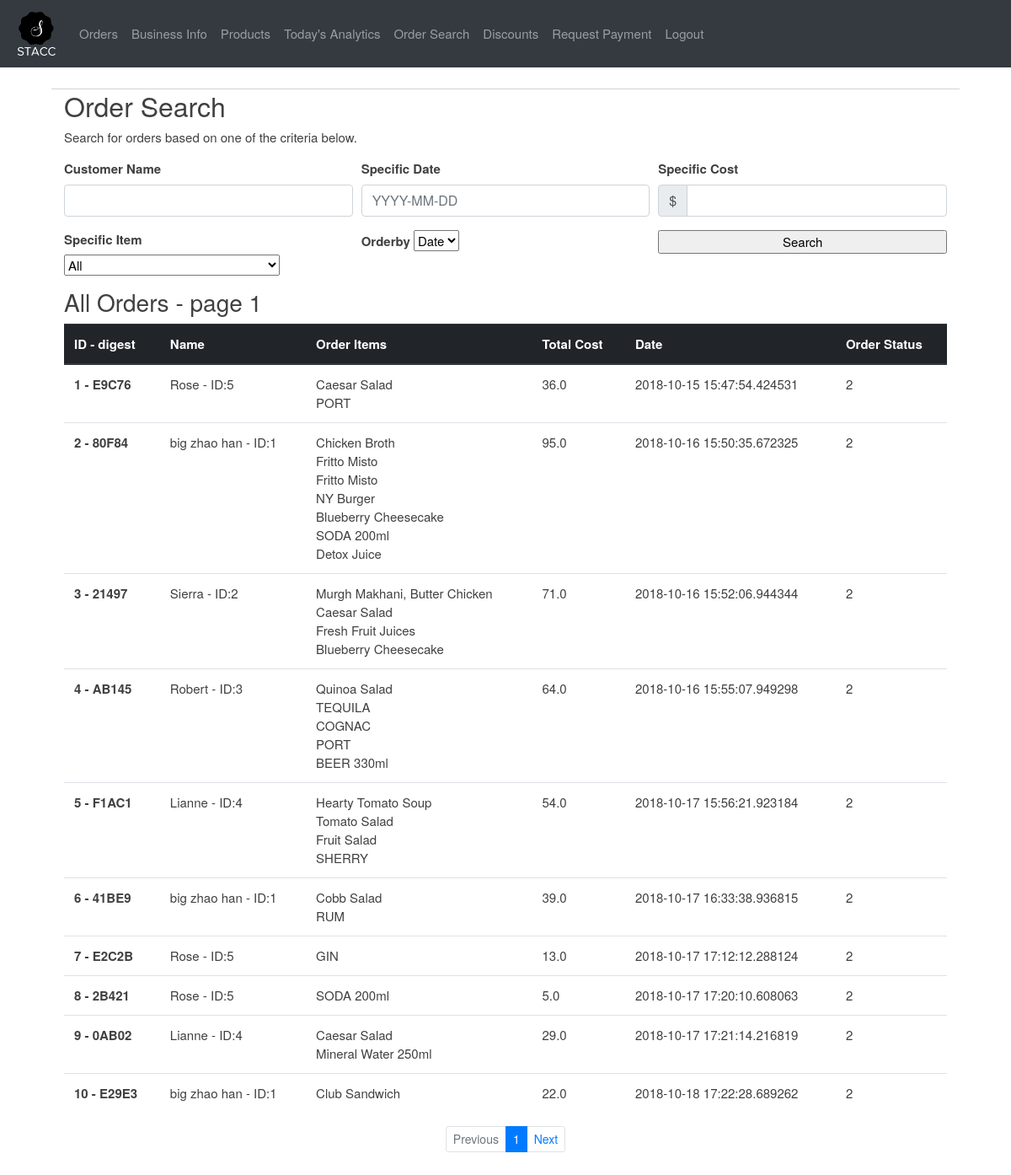
The page /business/order_search/ (signed in) on the database its author committed.
### flaskr/models.py (models this page shows, shortened)
class PaidOrder( db.Model ):
    id = db.Column( db.Integer, primary_key=True )
    user = db.Column( db.Integer, ForeignKey( 'users.id' ), nullable=False )
    business = db.Column( db.Integer, ForeignKey( 'owners.id' ), nullable=False )
    order_details = db.Column( db.String, nullable=False )
    total = db.Column( db.Float )
    time_estimate = db.Column( db.Integer )
    status = db.Column( db.Integer )
    time_created = db.Column( db.DateTime )
    time_accepted = db.Column( db.DateTime )
    rating = db.Column( db.Float )
    dist = db.Column( db.Float )
    comments = db.Column( db.String )
    digest = db.Column( db.String( length=5 ) )
    user_ = relationship( 'User' )
    business_ = relationship( 'Owner' )

class User( db.Model ):
    __tablename__ = 'users'
    id = db.Column( db.Integer, primary_key=True )
    name = db.Column( db.String( 50 ) )
    email = db.Column( db.String( 120 ), unique=True )
    password = db.Column( db.Text, nullable=False )
    isguest = db.Column( db.Boolean, default=False )

class Item( db.Model ):
    __tablename__ = 'items'
    id = db.Column( db.Integer, primary_key=True )
    owner = db.Column( db.Integer, ForeignKey( 'owners.id' ) )
    name = db.Column( db.String( 80 ), nullable=False, unique=True )
    desc = db.Column( db.String( 200 ) )
    price = db.Column( db.Float, nullable=False )
    time_estimate = db.Column( db.Integer )
    visibility = db.Column( db.Boolean, default=True )
    category = db.Column( db.Integer, ForeignKey( 'category.id' ) )

### flaskr/business.py (the view)
@bp.route('/order_search/', defaults={'page': 1})
@bp.route( '/order_search/<int:page>', methods=[ 'POST',"GET" ] )
@login_required
def order_search(page):
    per_page = 10
    error = None
    itmDict = {}
    prev = False
    next = False
    items = Item.query.filter_by( owner=g.owner.id ).all()
    if page == 0:
        next = True
        prev = False
    if request.method == 'POST':
        name = request.form[ 'name' ]
        desc = request.form[ 'desc' ]
        price = request.form[ 'price' ]
        time = request.form[ 'time' ]
        cat = request.form[ 'category' ]
    orders = PaidOrder.query.filter(PaidOrder.business == g.owner.id ).all()
    max_size = len(orders)
    orders = orders[ ((page-1)*per_page):((page-1)*per_page + per_page) ]
    for o in orders:
        for i_id in o.order_details.split( ',' ):
            if i_id not in itmDict:
                item = Item.query.filter_by( id=i_id ).one_or_none( )
                if item:
                    itmDict[ i_id ] = item
    return render_template( 'business/order_search.html', page=page, orders=orders, item_dict=itmDict, items=items, max_size=max_size, per_page=per_page)

### flaskr/business.py (called while the page is built)
@bp.before_app_request
def load_logged_in_user( ):
    owner_id = session.get( 'owner_id' )
    if owner_id is None:
        g.owner = None
    else:
        try:
            g.owner = Owner.query.filter_by( id=owner_id ).one( )
        except NoResultFound:
            g.owner = None
            session.clear( )

def login_required( view ):
    @functools.wraps( view )
    def wrapped_view( **kwargs ):
        print( g.owner )
        if g.owner is None:
            return redirect( url_for( 'business.login' ) )
        return view( **kwargs )
    return wrapped_view

### flaskr/user.py (called while the page is built)
@bp.before_app_request
def load_logged_in_user( ):
    user_id = session.get( 'user_id' )
    if user_id is None:
        g.user = None
    else:
        try:
            g.user = User.query.filter_by( id=user_id ).one( )
        except NoResultFound:
            g.user = None
            session.clear( )

### flaskr/templates/business/order_search.html (shortened to what this page needs)
{% extends 'base_business.html' %}
{% block content %}
<div class="container fluid">
  <h2>Order Search </h2>
  Search for orders based on one of the criteria below.
    <form method=post action="{{ url_for( 'business.order_search_results')}}" enctype=multipart/form-data >
      <div class="form-row">
        <div class="col">
          <label for="name">Customer Name</label>
          <input name="name" id="name" class="form-control">
        </div>
        <div class="col">
          <label for="date">Specific Date</label>
          <input name="date" id="date" class="form-control"  placeholder="YYYY-MM-DD">
        </div>
        <div class="col">
          <label for="cost">Specific Cost</label>
          <div class="input-group mb-2 mr-sm-2">
            <div class="input-group-prepend">
            <div class="input-group-text">$</div>
            </div>
            <input type="cost" name="cost" id="cost" class="form-control" >
          </div>
        </div>
      </div>
      <div class="form-row">
        <div class="col">
          <label for="item">Specific Item</label>
          <select  name="item" id="item">
            <option value="{{ All }}">All</option>
          </select>
        </div>
        <div class="col">
          <label for="orderby">Orderby</label>
          <select  name="orderby" id="orderby">
            <option value="date" selected>Date</option>
          </select>
        </div>
        <div class="col">
          <input type="submit" value="Search">
        </div>
      </div>
    </form>
  <h3>All Orders - page {{page}}</h3>
  <table class="table">
  <thead class="thead-dark">
    <tr>
      <th scope="col">ID - digest</th>
      <th scope="col">Name</th>
      <th scope="col">Order Items</th>
      <th scope="col">Total Cost</th>
      <th scope="col">Date</th>
      <th scope="col">Order Status</th>
    </tr>
  </thead>
  {% for ord in orders %}
  <tr>
      <th scope="row">{{ord.id}} - {{ord.digest}}</th>
      <td>{{ord.user_.name}} - ID:{{ord.user}}</td>
      <td>
      {% for i_id in ord.order_details.split( ',' ) %}
        {{ item_dict[i_id].name }} <br>
      {% endfor %}
      </td>
      <td>{{ord.total}}</td>
      <td>{{ord.time_created}}</td>
      <td>{{ord.status}}</td>
    </tr>
  {% endfor %}
  </table>
  <div class="col-sm-12">
  <nav aria-label="Page navigation example">
  <ul class="pagination  pagination-sm justify-content-center pg-dark">
    {% if page == 1%}
      <li class="page-item disabled"> <a class="page-link" href=" {{ url_for( 'business.order_search', page=page-1 ) }}" tabindex="-1">Previous</a> </li>
      <li class="page-item active"><a class="page-link" href="">{{page}}</a></li>
    {% else %}
      <li class="page-item"> <a class="page-link" href=" {{ url_for( 'business.order_search', page=page-1 ) }}" tabindex="-1">Previous</a> </li>
      <li class="page-item active"><a class="page-link" href="">{{page}}</a></li>
    {% endif %}
    {% if page*per_page >= max_size %}
      <li class="page-item disabled"> <a class="page-link" href=" {{ url_for( 'business.order_search', page=page+1 ) }} ">Next</a> </li>
    {% else %}
      <li class="page-item"> <a class="page-link" href=" {{ url_for( 'business.order_search', page=page+1 ) }}">Next</a> </li>
    {% endif %}
  </ul>
  </nav>
  </div>
</div>
</div>
{% endblock %}

### flaskr/static/style.css (style rules this page uses)
body { margin: 0 auto; }
a { color: #377ba8; }
nav { align-items: center; padding: 0 0.5rem; min-height: 80px; }
nav ul { list-style: none; margin: 0; padding: 0; }
nav ul li a, nav ul li span, header .action { display: block; padding: 0.5rem; }
.content form { margin: 1em 0; display: flex; flex-direction: column; }
.content label { font-weight: bold; margin-bottom: 0.5em; }
.content input, .content textarea { margin-bottom: 1em; }
input[type=submit] { align-self: flex-start; min-width: 5em; }

### flaskr/static/home.css (style rules this page uses)
body { color: #404040; font: 400 15px/22px 'Source Sans Pro', 'Helvetica Neue', Sans-serif; margin: 0; padding: 0; -webkit-font-smoothing: antialiased; }
* { -webkit-box-sizing: border-box; -moz-box-sizing: border-box; box-sizing: border-box; }
a { color: #404040; text-decoration: none; }
input[type=submit] { width: 100%; }

### rows shown on the page
PaidOrder: id "1", digest "E9C76", user_.name "Rose", user "5", total "36.0", time_created "2018-10-15 15:47:54.424531", status "2"
Item: name "Caesar Salad" "Caesar Salad" "Caesar Salad"
Item: name "PORT" "PORT"
PaidOrder: id "2", digest "80F84", user_.name "big zhao han", user "1", total "95.0", time_created "2018-10-16 15:50:35.672325", status "2"
Item: name "Chicken Broth"
Item: name "Fritto Misto" "Fritto Misto"
Item: name "NY Burger"
Item: name "Blueberry Cheesecake" "Blueberry Cheesecake"
Item: name "SODA 200ml"
Item: name "Detox Juice"
PaidOrder: id "3", digest "21497", user_.name "Sierra", user "2", total "71.0", time_created "2018-10-16 15:52:06.944344", status "2"
Item: name "Murgh Makhani, Butter Chicken"
Item: name "Fresh Fruit Juices"
PaidOrder: id "4", digest "AB145", user_.name "Robert", user "3", total "64.0", time_created "2018-10-16 15:55:07.949298", status "2"
Item: name "Quinoa Salad"
Item: name "TEQUILA"
Item: name "COGNAC"
Item: name "BEER 330ml"
PaidOrder: id "5", digest "F1AC1", user_.name "Lianne", user "4", total "54.0", time_created "2018-10-17 15:56:21.923184", status "2"
Item: name "Hearty Tomato Soup"
Item: name "Tomato Salad"
Item: name "Fruit Salad"
Item: name "SHERRY"
PaidOrder: id "6", digest "41BE9", user_.name "big zhao han", user "1", total "39.0", time_created "2018-10-17 16:33:38.936815", status "2"
Item: name "Cobb Salad"
Item: name "RUM"
PaidOrder: id "7", digest "E2C2B", user_.name "Rose", user "5", order_details.name "GIN", total "13.0", time_created "2018-10-17 17:12:12.288124", status "2"
PaidOrder: id "8", digest "2B421", user_.name "Rose", user "5", order_details.name "SODA 200ml", total "5.0", time_created "2018-10-17 17:20:10.608063", status "2"
PaidOrder: id "9", digest "0AB02", user_.name "Lianne", user "4", total "29.0", time_created "2018-10-17 17:21:14.216819", status "2"
Item: name "Mineral Water 250ml"
PaidOrder: id "10", digest "E29E3", user_.name "big zhao han", user "1", order_details.name "Club Sandwich", total "22.0", time_created "2018-10-18 17:22:28.689262", status "2"

### other values the page prints
{{ page }} "1"
